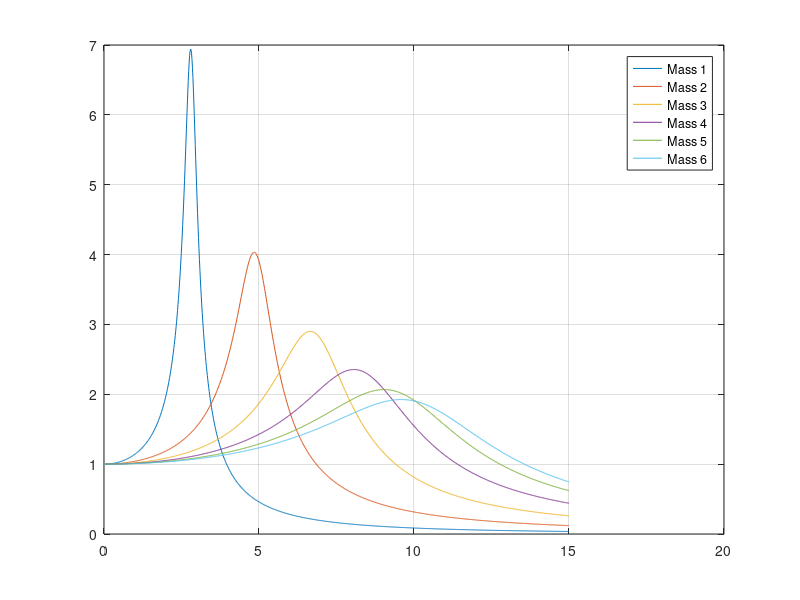
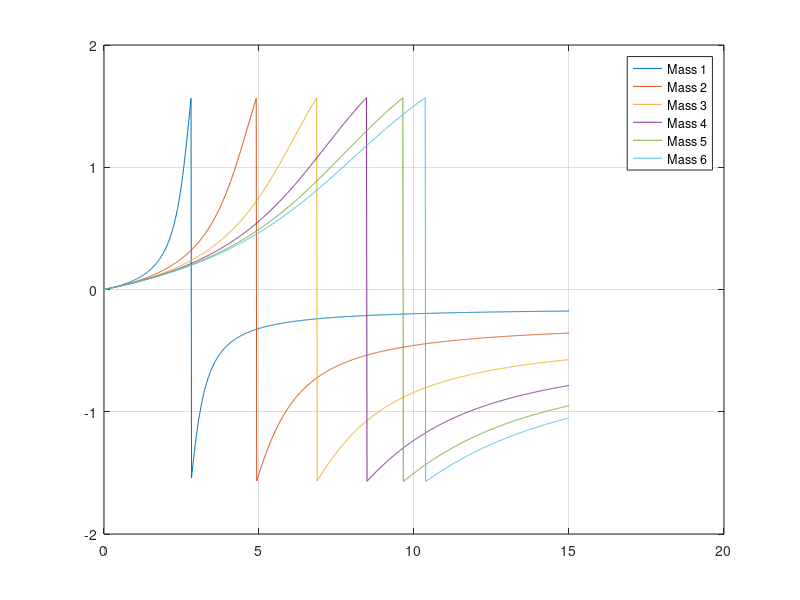

These figures' MATLAB source, in order:
%% Initializing code
clear;clc;close all;

%% Defining System Parameters
% mass, tension, length, alpha and beta
m = 5;
T = 15;
L = 0.1;
k = 10;

% For proportional damping
alpha = 0.010;
beta = 0.050;

L1 = L;
L2 = L;
L3 = L;
L4 = L;
L5 = L;
L6 = L;
L7 = L;

m1 = m;
m2 = m;
m3 = m;
m4 = m;
m5 = m;
m6 = m;

k1 = k;
k2 = k;
k3 = k;
k4 = k;
k5 = k;
k6 = k;

%% Defining Mass, Stiffness, Damping Matrix
M = [m1, 0, 0, 0, 0, 0; 0, m2, 0, 0, 0, 0; 0, 0, m3, 0, 0, 0; 0, 0,...
   0, m4, 0, 0; 0, 0, 0, 0, m5, 0; 0, 0, 0, 0, 0, m6];

K = [k1 + T/L1 + T/L2, -(T/L2), 0, 0, 0, 0; -(T/L2),...
  k2 + T/L2 + T/L3, -(T/L3), 0, 0, 0; 0, -(T/L3),...
  k3 + T/L3 + T/L4, -(T/L4), 0, 0; 0, 0, -(T/L4),...
  k4 + T/L4 + T/L5, -(T/L5), 0; 0, 0, 0, -(T/L5),...
  k5 + T/L5 + T/L6, -(T/L6); 0, 0, 0, 0, -(T/L6), k6 + T/L6 + T/L7];

C = alpha*M + beta*K;

%% Eigen Analysis

[Evec, Eval] = eig(K,M);
%Sorting required
[~,index] = sort(diag(Eval));

%% Results of Eigen Analysis:
% lambda, U(mass normalized eigen vector)
lambda = diag(Eval(index,index));
U = Evec(:,index);

%% Mode Shapes
dof = 6;
% masscnt = linspace(1,dof,dof);
% 
% figure('Name','Mode Shape','NumberTitle','off')
% for i=1:dof
%     subplot(dof,1,i)
%     plot(masscnt,U(:,i)','-or','MarkerFaceColor','k','MarkerEdgeColor','k','MarkerSize',5);
%     yline(0,'-.k','LineWidth',1.5);
%     yticks(-2:0.5:2)
%     xlabel('x');
%     ylabel('H');
%     grid on;
% end

%% Data required
% Natural frequencies from sqrt(lambda):
wn = sqrt(lambda);

% Zeta by considering proportional Damping:
zeta = diag(U'*C*U)./wn/2;

% Damped frequency:
wd = sqrt(1-zeta.^2).*wn;

%%

w = linspace(0,15,1000);
for i=1:length(w)
    G1(i) = 1./sqrt((1-(w(i)/wd(1))^2)^2 + (2*zeta(1)*(w(i)/wd(1)))^2);
    G2(i) = 1./sqrt((1-(w(i)/wd(2))^2)^2 + (2*zeta(2)*(w(i)/wd(2)))^2);
    G3(i) = 1./sqrt((1-(w(i)/wd(3))^2)^2 + (2*zeta(3)*(w(i)/wd(3)))^2);
    G4(i) = 1./sqrt((1-(w(i)/wd(4))^2)^2 + (2*zeta(4)*(w(i)/wd(4)))^2);
    G5(i) = 1./sqrt((1-(w(i)/wd(5))^2)^2 + (2*zeta(5)*(w(i)/wd(5)))^2);
    G6(i) = 1./sqrt((1-(w(i)/wd(6))^2)^2 + (2*zeta(6)*(w(i)/wd(6)))^2);
    
    phi1(i) = atan((2*zeta(1)*(w(i)/wd(1)))/(1-(w(i)/wd(1))));
    phi2(i) = atan((2*zeta(2)*(w(i)/wd(2)))/(1-(w(i)/wd(2))));
    phi3(i) = atan((2*zeta(3)*(w(i)/wd(3)))/(1-(w(i)/wd(3))));
    phi4(i) = atan((2*zeta(4)*(w(i)/wd(4)))/(1-(w(i)/wd(4))));
    phi5(i) = atan((2*zeta(5)*(w(i)/wd(5)))/(1-(w(i)/wd(5))));
    phi6(i) = atan((2*zeta(6)*(w(i)/wd(6)))/(1-(w(i)/wd(6))));
end

figure (3)
plot(w,G1);hold on;
plot(w,G2);hold on;
plot(w,G3);hold on;
plot(w,G4);hold on;
plot(w,G5);hold on;
plot(w,G6);
grid on;
legend('Mass 1','Mass 2','Mass 3','Mass 4','Mass 5','Mass 6')

figure (4)
plot(w,phi1);hold on;
plot(w,phi2);hold on;
plot(w,phi3);hold on;
plot(w,phi4);hold on;
plot(w,phi5);hold on;
plot(w,phi6);
grid on;
legend('Mass 1','Mass 2','Mass 3','Mass 4','Mass 5','Mass 6')
